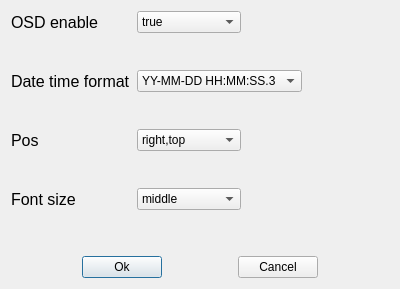
<?xml version="1.0" encoding="UTF-8"?>
<ui version="4.0">
 <class>OSDSettingDialog</class>
 <widget class="QDialog" name="OSDSettingDialog">
  <property name="geometry">
   <rect>
    <x>0</x>
    <y>0</y>
    <width>400</width>
    <height>289</height>
   </rect>
  </property>
  <property name="windowTitle">
   <string>OSD Setting</string>
  </property>
  <layout class="QGridLayout" name="gridLayout">
   <item row="1" column="1">
    <spacer name="verticalSpacer">
     <property name="orientation">
      <enum>Qt::Vertical</enum>
     </property>
     <property name="sizeHint" stdset="0">
      <size>
       <width>20</width>
       <height>19</height>
      </size>
     </property>
    </spacer>
   </item>
   <item row="2" column="1" colspan="2">
    <widget class="QComboBox" name="format_combobox">
     <item>
      <property name="text">
       <string>YY-MM-DD HH:MM:SS.3</string>
      </property>
     </item>
     <item>
      <property name="text">
       <string>YY-MM-DD HH:MM:SS</string>
      </property>
     </item>
     <item>
      <property name="text">
       <string>YY/MM/DD HH:MM:SS.3</string>
      </property>
     </item>
     <item>
      <property name="text">
       <string>YY/MM/DD HH:MM:SS</string>
      </property>
     </item>
     <item>
      <property name="text">
       <string>MM-DD-YY HH:MM:SS.3</string>
      </property>
     </item>
     <item>
      <property name="text">
       <string>MM-DD-YY HH:MM:SS</string>
      </property>
     </item>
     <item>
      <property name="text">
       <string>MM/DD/YY HH:MM:SS.3</string>
      </property>
     </item>
     <item>
      <property name="text">
       <string>MM/DD/YY HH:MM:SS</string>
      </property>
     </item>
    </widget>
   </item>
   <item row="4" column="0">
    <widget class="QLabel" name="label_3">
     <property name="font">
      <font>
       <pointsize>12</pointsize>
      </font>
     </property>
     <property name="text">
      <string>Pos</string>
     </property>
    </widget>
   </item>
   <item row="6" column="2" colspan="2">
    <spacer name="horizontalSpacer_4">
     <property name="orientation">
      <enum>Qt::Horizontal</enum>
     </property>
     <property name="sizeHint" stdset="0">
      <size>
       <width>135</width>
       <height>20</height>
      </size>
     </property>
    </spacer>
   </item>
   <item row="0" column="2" colspan="2">
    <spacer name="horizontalSpacer">
     <property name="orientation">
      <enum>Qt::Horizontal</enum>
     </property>
     <property name="sizeHint" stdset="0">
      <size>
       <width>135</width>
       <height>20</height>
      </size>
     </property>
    </spacer>
   </item>
   <item row="4" column="2" colspan="2">
    <spacer name="horizontalSpacer_3">
     <property name="orientation">
      <enum>Qt::Horizontal</enum>
     </property>
     <property name="sizeHint" stdset="0">
      <size>
       <width>135</width>
       <height>20</height>
      </size>
     </property>
    </spacer>
   </item>
   <item row="2" column="3">
    <spacer name="horizontalSpacer_2">
     <property name="orientation">
      <enum>Qt::Horizontal</enum>
     </property>
     <property name="sizeHint" stdset="0">
      <size>
       <width>99</width>
       <height>20</height>
      </size>
     </property>
    </spacer>
   </item>
   <item row="6" column="1">
    <widget class="QComboBox" name="font_combobox">
     <property name="currentIndex">
      <number>3</number>
     </property>
     <item>
      <property name="text">
       <string>smallest</string>
      </property>
     </item>
     <item>
      <property name="text">
       <string>smaller</string>
      </property>
     </item>
     <item>
      <property name="text">
       <string>small</string>
      </property>
     </item>
     <item>
      <property name="text">
       <string>middle</string>
      </property>
     </item>
     <item>
      <property name="text">
       <string>larg</string>
      </property>
     </item>
     <item>
      <property name="text">
       <string>larger</string>
      </property>
     </item>
     <item>
      <property name="text">
       <string>largest</string>
      </property>
     </item>
    </widget>
   </item>
   <item row="5" column="1">
    <spacer name="verticalSpacer_3">
     <property name="orientation">
      <enum>Qt::Vertical</enum>
     </property>
     <property name="sizeHint" stdset="0">
      <size>
       <width>20</width>
       <height>19</height>
      </size>
     </property>
    </spacer>
   </item>
   <item row="6" column="0">
    <widget class="QLabel" name="label_4">
     <property name="font">
      <font>
       <pointsize>12</pointsize>
      </font>
     </property>
     <property name="text">
      <string>Font size</string>
     </property>
    </widget>
   </item>
   <item row="3" column="1">
    <spacer name="verticalSpacer_2">
     <property name="orientation">
      <enum>Qt::Vertical</enum>
     </property>
     <property name="sizeHint" stdset="0">
      <size>
       <width>20</width>
       <height>19</height>
      </size>
     </property>
    </spacer>
   </item>
   <item row="2" column="0">
    <widget class="QLabel" name="label_2">
     <property name="font">
      <font>
       <pointsize>12</pointsize>
      </font>
     </property>
     <property name="text">
      <string>Date time format</string>
     </property>
    </widget>
   </item>
   <item row="4" column="1">
    <widget class="QComboBox" name="pos_combobox">
     <item>
      <property name="text">
       <string>right,top</string>
      </property>
     </item>
     <item>
      <property name="text">
       <string>right,center</string>
      </property>
     </item>
     <item>
      <property name="text">
       <string>righr,bottom</string>
      </property>
     </item>
     <item>
      <property name="text">
       <string>left,top</string>
      </property>
     </item>
     <item>
      <property name="text">
       <string>left,center</string>
      </property>
     </item>
     <item>
      <property name="text">
       <string>left,bottom</string>
      </property>
     </item>
     <item>
      <property name="text">
       <string>center,top</string>
      </property>
     </item>
     <item>
      <property name="text">
       <string>center,center</string>
      </property>
     </item>
     <item>
      <property name="text">
       <string>center,bottom</string>
      </property>
     </item>
    </widget>
   </item>
   <item row="7" column="1">
    <spacer name="verticalSpacer_4">
     <property name="orientation">
      <enum>Qt::Vertical</enum>
     </property>
     <property name="sizeHint" stdset="0">
      <size>
       <width>20</width>
       <height>40</height>
      </size>
     </property>
    </spacer>
   </item>
   <item row="0" column="0">
    <widget class="QLabel" name="label">
     <property name="font">
      <font>
       <pointsize>12</pointsize>
      </font>
     </property>
     <property name="text">
      <string>OSD enable</string>
     </property>
    </widget>
   </item>
   <item row="0" column="1">
    <widget class="QComboBox" name="enable_combobox">
     <item>
      <property name="text">
       <string>true</string>
      </property>
     </item>
     <item>
      <property name="text">
       <string>false</string>
      </property>
     </item>
    </widget>
   </item>
   <item row="8" column="0" colspan="4">
    <layout class="QHBoxLayout" name="horizontalLayout">
     <item>
      <spacer name="horizontalSpacer_5">
       <property name="orientation">
        <enum>Qt::Horizontal</enum>
       </property>
       <property name="sizeHint" stdset="0">
        <size>
         <width>40</width>
         <height>20</height>
        </size>
       </property>
      </spacer>
     </item>
     <item>
      <widget class="QPushButton" name="ok_btn">
       <property name="text">
        <string>Ok</string>
       </property>
      </widget>
     </item>
     <item>
      <spacer name="horizontalSpacer_6">
       <property name="orientation">
        <enum>Qt::Horizontal</enum>
       </property>
       <property name="sizeHint" stdset="0">
        <size>
         <width>40</width>
         <height>20</height>
        </size>
       </property>
      </spacer>
     </item>
     <item>
      <widget class="QPushButton" name="cancel_btn">
       <property name="text">
        <string>Cancel</string>
       </property>
      </widget>
     </item>
     <item>
      <spacer name="horizontalSpacer_7">
       <property name="orientation">
        <enum>Qt::Horizontal</enum>
       </property>
       <property name="sizeHint" stdset="0">
        <size>
         <width>40</width>
         <height>20</height>
        </size>
       </property>
      </spacer>
     </item>
    </layout>
   </item>
  </layout>
 </widget>
 <resources/>
 <connections/>
</ui>
